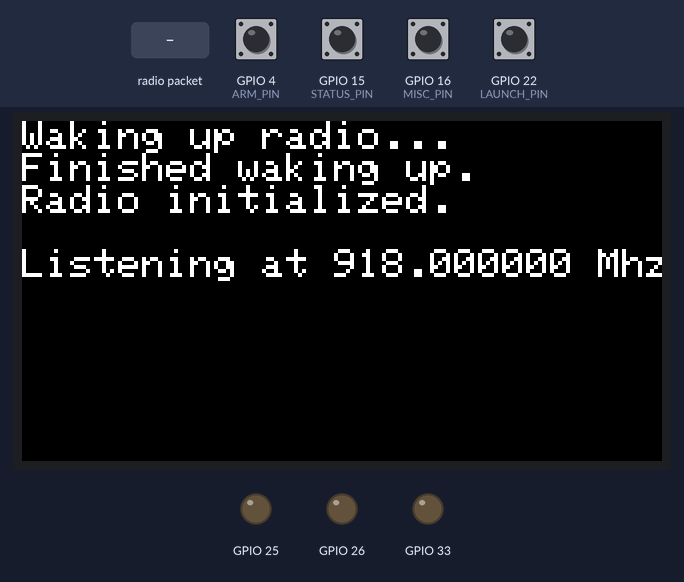
Recording of a sketch running on a simulated ESP32. Parts: 320×170 colour display, output pins drawn as LEDs (lit = HIGH). Dashed ring = blinking. Inputs (shaded band) come from the test bench; at power-on: GPIO 4 (ARM_PIN), GPIO 15 (STATUS_PIN), GPIO 16 (MISC_PIN), GPIO 22 (LAUNCH_PIN) HIGH. No radio packets arrive unless stated; pins used as bus, display or sensor lines are not drawn; what the sketch prints to the serial monitor is not drawn.

Above: at 1.9 s.
2.0 s: radio packet "N" arrives
At 2.4 s:
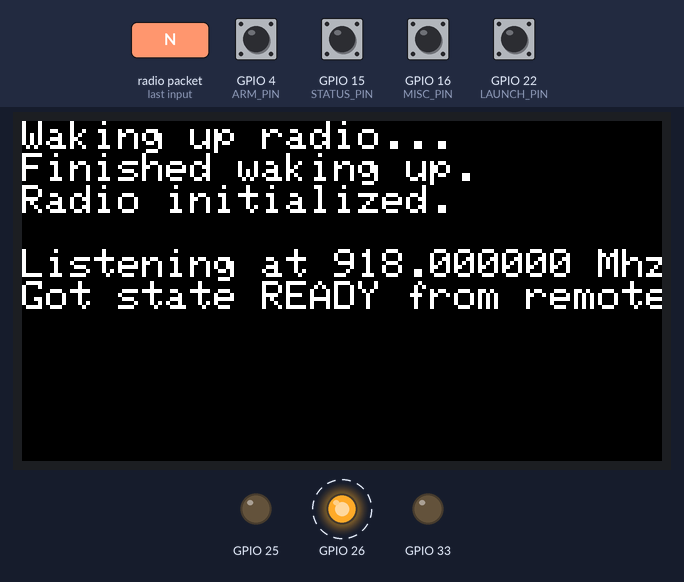
5.0 s: GPIO 4 (ARM_PIN) pulled LOW for 0.15 s
At 5.31 s:
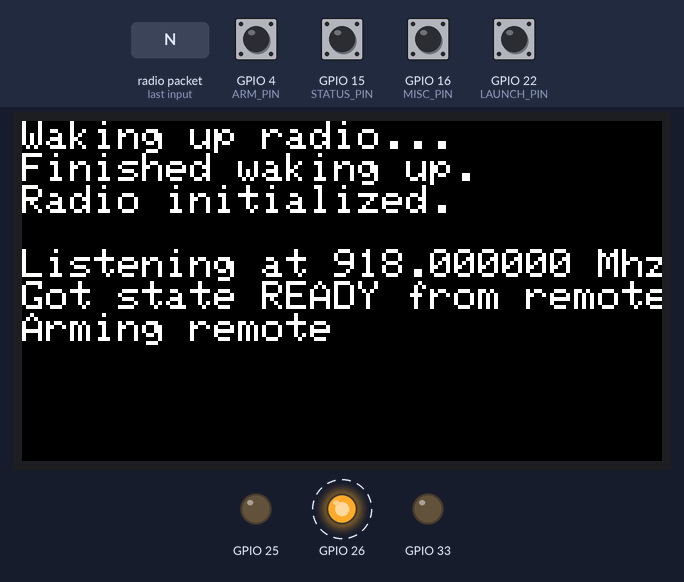
5.7 s: GPIO 15 (STATUS_PIN) pulled LOW for 1 s
At 7.5 s:
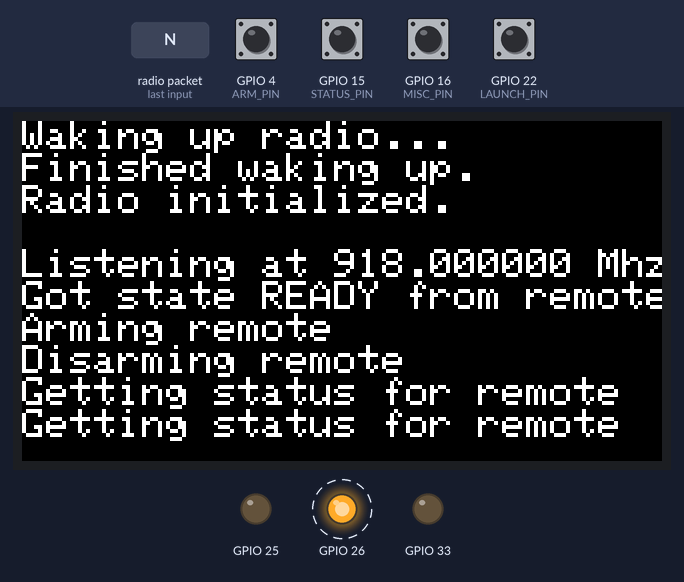
8.2 s: GPIO 22 (LAUNCH_PIN) pulled LOW for 0.15 s
At 9.5 s:
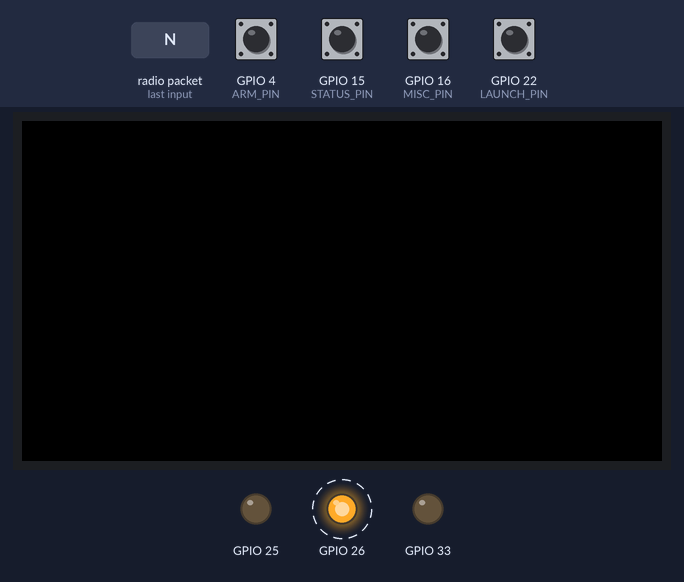
11.1 s: radio packet "5" arrives
At 11.5 s:
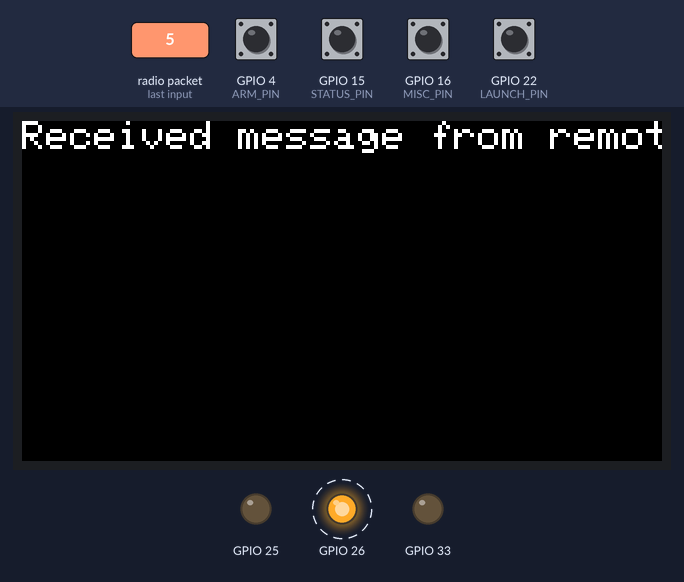
13.6 s: GPIO 15 (STATUS_PIN) pulled LOW for 0.15 s
At 14.5 s:
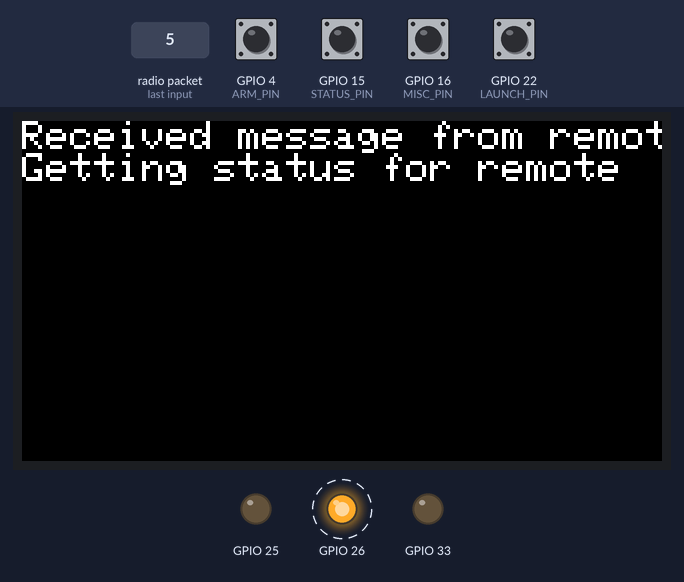
Timing chart, 0 to 34.5 s (numbered marks = the images above; inputs shaded):
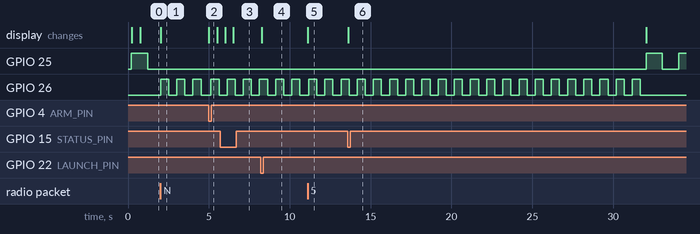

Measured:
- after the input at 2.0 s, GPIO 25: stays LOW (without the input it goes to HIGH after 0.21 s); GPIO 26: alternates HIGH for 0.50 s and LOW for 0.50 s, starting at once; the display: changes at once (image 1)
- after the input at 5.0 s, the display: changes at once (image 2)
- after the input at 5.7 s, the display: first changes after 0.31 s (image 3 shows a later state)
- after the input at 8.2 s, the display: changes after 0.07 s (image 4)
- after the input at 11.1 s, the display: changes at once (image 5)
- after the input at 13.6 s, the display: changes at once (image 6)

The sketch:

Controller_RF95.ino
```cpp
#include "../RGB_LED.h"
#include "../Launcher.h"
#include <Adafruit_GFX.h>    // Core graphics library
#include <Adafruit_ST7789.h> // Hardware-specific library for ST7789
#include <SPI.h>
#include <RH_RF95.h>

// RF95 Pin definitions
#define RFM95_CS    2
#define RFM95_RST   5
#define RFM95_INT   21

// TFT SPI pins
#define TFT_SCLK   13
#define TFT_MOSI   12
#define TFT_CS     14
#define TFT_RST    32
#define TFT_DC     27
#define TFT_WIDTH  320
#define TFT_HEIGHT 170

#define SERIAL_BAUD   115200

// Status LED PINs
#define LED_RED       33
#define LED_GREEN     26
#define LED_BLUE      25

// Button pins
#define STATUS_PIN    15
#define ARM_PIN       4
#define LAUNCH_PIN    22
#define MISC_PIN      16

int lastTouch = 0;
#define DEBOUNCE_DELAY  500

// Use misc button for reboots
#define REBOOTER
// Use misc button for light mode
//#define LIGHTMODE

// Toggles
bool armToggle = false;
bool lightMode = false;
uint16_t bgColor = ST77XX_BLACK;
uint16_t txtColor = ST77XX_WHITE;

// Heartbeat
int heartBeat = 0;
int hbFailed = 0;

// SPI pin definitions (if using non-default pins)
#define SPI_MOSI      23
#define SPI_MISO      19
#define SPI_SCK       18
#define SPI_CS        2

RH_RF95 rf95(RFM95_CS, RFM95_INT);
Adafruit_ST7789 tft = Adafruit_ST7789(TFT_CS, TFT_DC, TFT_MOSI, TFT_SCLK, TFT_RST);
rgbLED myLED(LED_RED, LED_GREEN, LED_BLUE);
int nodeState = STATE_BOOT;

void setup() {
  Serial.begin(SERIAL_BAUD);
  while (!Serial) delay(50);

  // Initialize the screen
  tft.init(TFT_HEIGHT, TFT_WIDTH);
  tft.setRotation(1);
  tft.setTextSize(2);
  tft.setTextWrap(false);
  tft.fillScreen(bgColor);
  tft.setTextColor(txtColor, bgColor);
  Serial.println("Waking up radio...");
  tft.println("Waking up radio...");

  // Configure our digital pins
  pinMode(ARM_PIN, INPUT_PULLUP);
  pinMode(LAUNCH_PIN, INPUT_PULLUP);
  pinMode(STATUS_PIN, INPUT_PULLUP);
  pinMode(MISC_PIN, INPUT_PULLUP);
  pinMode(RFM95_RST, OUTPUT);
  myLED.on(ledState[STATE_BOOT][0]);
  myLED.setBlinkSpeed(ledState[STATE_BOOT][1]);
  myLED.startBlink();

  // We wake up the RF95
  pinMode(RFM95_RST, OUTPUT);
  digitalWrite(RFM95_RST, LOW);
  delay(10);
  digitalWrite(RFM95_RST, HIGH);
  delay(10);

  Serial.println("Finished waking up.");
  tft.println("Finished waking up.");
  bool worked = rf95.init();
  delay(500);
  if (worked) {
    Serial.println("Radio initialized.");
    tft.println("Radio initialized.");
    myLED.setBlinkSpeed(BLINK_MED);
  } else {
    Serial.println("Radio failed to init.");
    tft.println("Radio failed to init.");
    myLED.setColor(ledState[STATE_DONE][0]);
    myLED.setBlinkSpeed(ledState[STATE_DONE][1]);
  }

  rf95.setFrequency(RF95_FREQ);
  rf95.setTxPower(RF95_TX_HIGH, false);

  char buff[50];
  sprintf(buff, "\nListening at %f Mhz...", RF95_FREQ);
  Serial.println(buff);
  tft.println(buff);

}

// Reboot routine
void doReboot() {
  ESP.restart();
  while(1) {}
}

// Received a link request
bool gotLink() {
  // Set to default state
  nodeState = STATE_BOOT;
  rf95.send((uint8_t*)"L", 1);
  rf95.waitPacketSent();
  Serial.println("Linked with remote");
  tft.println("Linked with remote");
  return true;
}

// Check for state
void getState() {
  rf95.send((uint8_t*)"S", 1);
  rf95.waitPacketSent();
}

// Send heartbeat
void sendHB() {
  rf95.send((uint8_t*)"H", 1);
  rf95.waitPacketSent();
  Serial.println("Sending heartbeat");
  //tft.println("Sending heartbeat");
}

// Get heartbeat
void gotHB() {
  // Reset heartbeat counters;
  hbFailed = 0;
  heartBeat = millis();
  Serial.println("Received heartbeat");
  // If we weren't expecting this then get state
  if (nodeState == STATE_BOOT) getState();
  //tft.println("Received heartbeat");
}

void gotState(String state) {
  // First parse out the last character into the status
  int digit = state[1] - '0';
  nodeState = digit;
  Serial.printf("Got state %s from remote\n", stateName[digit]);
  tft.printf("Got state %s from remote\n", stateName[digit]);
  // Getting state is as good as a heartbeart
  hbFailed = 0;
  heartBeat = millis();
}

// Toggle the arming selector
void toggleArming(bool armState) {
  if (armState == false) {
    // Disarm
    Serial.println("Disarming remote");
    tft.println("Disarming remote");
    rf95.send((uint8_t*)"D", 1);
    rf95.waitPacketSent();
  } else {
    // Try to arm
    Serial.println("Arming remote");
    tft.println("Arming remote");
    rf95.send((uint8_t*)"A", 1);
    rf95.waitPacketSent();
  }
}

// Send a launch command
void sendLaunch() {
  // Launch that puppy!
  rf95.send((uint8_t*)"X", 1);
  rf95.waitPacketSent();
  Serial.println("Sending launch to remote");
  tft.println("Sending launch to remote");
}

// Toggle light/dark mode
void toggleDisplay(bool newState) {
  if (lightMode) {
    bgColor = ST77XX_BLACK;
    txtColor = ST77XX_WHITE;
  } else {
    bgColor = ST77XX_WHITE;
    txtColor = ST77XX_BLACK;
  }
  tft.fillScreen(bgColor);
  tft.setTextColor(txtColor, bgColor);
}

// Main loop
void loop() {
  String message = "";

  // Clear the screen if we're past the bottom
  int myY = tft.getCursorY();
  if (myY >= TFT_HEIGHT) {
    tft.fillScreen(bgColor);
    tft.setCursor(0,0);
  }

  // Do we have a message to process?
  if (rf95.available()) {
    uint8_t buf[RH_RF95_MAX_MESSAGE_LEN];
    uint8_t len = sizeof(buf);

    if (rf95.recv(buf, &len)) {
      // Null terminate the received string
      buf[len] = 0;
      message = String((char*)buf);
    }
  }

  /*
    There is a known universe of messages.  Specifically:

    "LINK"        The node is linked with us "L"
    "HB"          The node sent a heartbeat "H"
    "STATEx"      The node's current state (0-6 as defined in Launcher.h) "Sx"
    "ARMED"       Node is armed "A"
    "NO_ARM"      Node is disarmed "N"
    "LAUNCH"      Launched the rocket! "Z"
  */

  // See what the message is
  if (message.startsWith("L")) {
    Serial.println("Linking with remote");
    tft.println("Linking with remote");
    // A node is attempting to link - if successful then get continuity
    if (gotLink()) {
      getState();
    }
  } else if (message.startsWith("H")) {
    gotHB();
    sendHB();
  } else if (message.startsWith("S")) {
    gotState(message);
  } else if (message.startsWith("Z")) {
    // Done with launch
    gotState("S5");
  } else if (message.startsWith("A")) {
    // Armed
    gotState("S3");
  } else if (message.startsWith("N")) {
    // Disarmed
    gotState("S2");
  } else if (message != "") {
    // Got a message so get state again
    Serial.print("Received message from remote: ");
    tft.print("Received message from remote: ");
    Serial.println(message);
    tft.println(message);
    getState();
  }

  /*
  Do basic housekeeping:
    * Set LED to the state of the selected remote
    * Reset the display
  */
  myLED.setColor(ledState[nodeState][0]);
  myLED.setBlinkSpeed(ledState[nodeState][1]);
  myLED.update();

  // Debounce everybody (yes, lazy to not do this per input but I'll live with it for now)
  if (millis()-lastTouch < DEBOUNCE_DELAY) return;

  // See if the status pin is pressed
  if (digitalRead(STATUS_PIN) == LOW) {
    Serial.println("Getting status from remote");
    tft.println("Getting status for remote");
    lastTouch = millis();
    getState();
  }

  // See if the arm pin has been moved
  bool newState = (digitalRead(ARM_PIN) == LOW);
  // Is it different than it was?
  if (newState != armToggle) {
    lastTouch = millis();
    armToggle = newState;
    toggleArming(armToggle);
    getState();
  }

  // See if the launch pin is pressed
  if (digitalRead(LAUNCH_PIN) == LOW) {
    lastTouch = millis();
    sendLaunch();
  }

  // See if the MISC  button is pressed
  if (digitalRead(MISC_PIN) == LOW) {
    lastTouch = millis();
#ifdef LIGHTMODE
    lightMode = !lightMode;
    toggleDisplay(lightMode);
    tft.println("Toggling display mode.");
#endif
#ifdef REBOOTER
    doReboot();
#endif
  }

  // Has it been a while since we've heard from the remote?
  if ((nodeState != STATE_BOOT) && (nodeState != STATE_DONE)) {
    if (millis() - heartBeat > HB_CHECK_TIME) {
      // Increment HB failure
      heartBeat = millis();
      hbFailed++;
      // If we over max attempts then just go back to state boot
      if (hbFailed > MAX_HB_FAIL) {
        Serial.println("Lost connection, rebooting");
        tft.println("Lost connection, rebooting");
        if (nodeState == STATE_ARMED) {
          armToggle = false;
          tft.println("Please flip arming");
        }
        nodeState = STATE_BOOT;
        myLED.on(ledState[STATE_BOOT][0]);
        myLED.setBlinkSpeed(ledState[STATE_BOOT][1]);
        myLED.startBlink();
        hbFailed = 0;
      } else {
        getState();
      }
    }
  }

}
```
